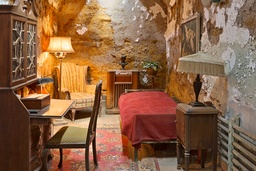
#> input picture data/al_capone_cell.jpg, 256 x 171 px, shrunk from 1800 x 1200 before the run
$ jupyter execute al-capone-cell-lab-opencv.ipynb   (shell and % lines are left out)
#> lines starting #> are read from the running program, lines starting #| are printed output that depends on the picture
[cell 1]
import cv2 as cv
import numpy as np
import matplotlib.pyplot as plt

[cell 2]
# opencv
orig_img = cv.imread('../data/al_capone_cell.jpg')
#> orig_img is the input picture: shape (171, 256, 3); mean B, G, R 67.4, 96.4, 136.7
orig_img = cv.cvtColor(orig_img, cv.COLOR_BGR2LAB)
#> orig_img: shape (171, 256, 3); mean of channels 0, 1, 2 112.4, 141.5, 150.8

[cell 3]
# When displaying images in opencv's BGR channel order in matplotlib, change them to RGB
plt.imshow(cv.cvtColor(orig_img, cv.COLOR_LAB2RGB))
plt.show()

[cell 4]
tmp_img = np.float32(orig_img.reshape((-1, 3)))

[cell 5]
# define criteria, number of clusters(K) and apply kmeans()
criteria = (cv.TERM_CRITERIA_EPS + cv.TERM_CRITERIA_MAX_ITER, 100, 0.2)
K = 16
_,labels,centers=cv.kmeans(tmp_img,K,None,criteria,10,cv.KMEANS_RANDOM_CENTERS)
#> centers = 16 rows, first 8: [63.75, 147.5, 150.6], [83.34, 138.3, 147], [43.56, 139.3, 143.7], [175.6, 131.8, 135.8], [201.2, 143.5, 179.2], [179.8, 140.8, 156.8], [127, 134.8, 143.5], [95.17, 155.2, 166.2]

[cell 6]
centers = np.uint8(centers)
#> centers = 16 rows, first 8: [63, 147, 150], [83, 138, 147], [43, 139, 143], [175, 131, 135], [201, 143, 179], [179, 140, 156], [126, 134, 143], [95, 155, 166]
res = centers[labels.flatten()]
output_img = res.reshape((orig_img.shape))
#> output_img: shape (171, 256, 3); mean of channels 0, 1, 2 111.8, 140.9, 150.4

[cell 7]
plt.imshow(cv.cvtColor(output_img, cv.COLOR_LAB2RGB))
plt.show()
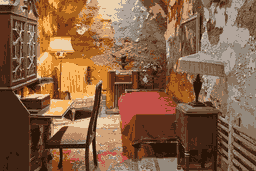
#> shown: shape (171, 256, 3); mean R, G, B 135.5, 96.6, 68.1
